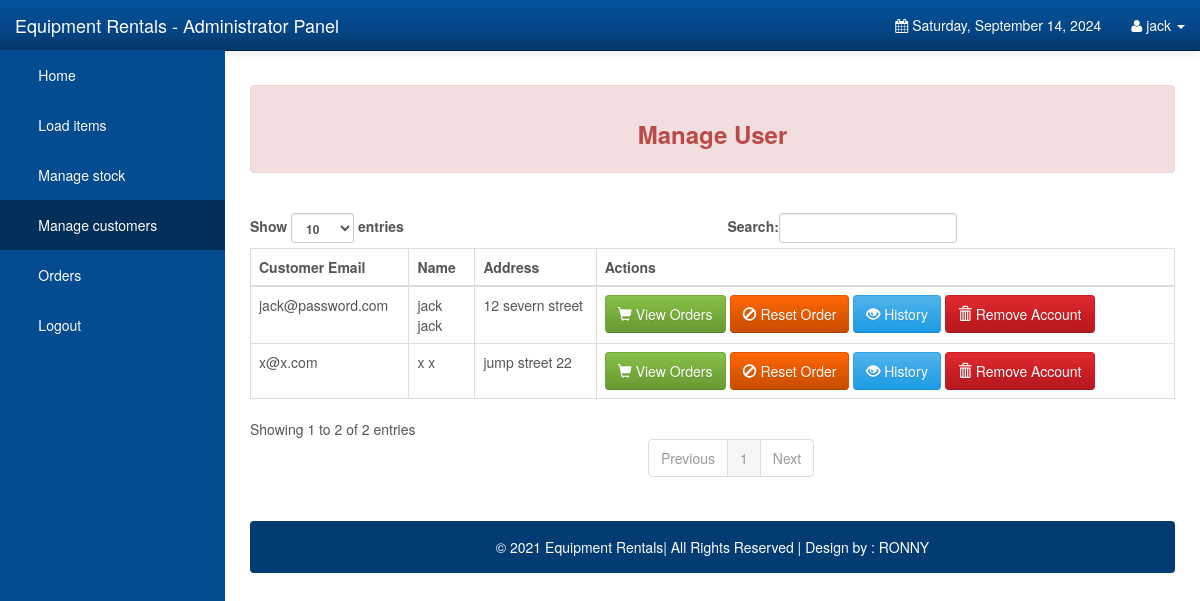
/Admin/customers.php (signed in), run on the app's committed database.
### tables this page shows
CREATE TABLE `users` (
  `user_id` int(11) NOT NULL,
  `user_email` varchar(1000) NOT NULL,
  `user_password` varchar(1000) NOT NULL,
  `user_firstname` varchar(1000) NOT NULL,
  `user_lastname` varchar(1000) NOT NULL,
  `user_address` varchar(1000) NOT NULL
);

### Admin/customers.php (the view, shortened to what this page needs)
<!DOCTYPE html>
<html lang="en">
<head>
    <link rel="stylesheet" type="text/css" href="bootstrap/css/bootstrap.min.css" />
    <link rel="stylesheet" type="text/css" href="font-awesome/css/font-awesome.min.css" />
    <link rel="stylesheet" type="text/css" href="css/local.css" />
</head>
<body>
    <div id="wrapper">
        <nav class="navbar navbar-inverse navbar-fixed-top" role="navigation">
            <div class="navbar-header">
                <a class="navbar-brand" href="index.php">Equipment Rentals - Administrator Panel</a>
            </div>
            <div class="collapse navbar-collapse navbar-ex1-collapse">
                <ul class="nav navbar-nav side-nav">
                    <li><a href="items.php"> &nbsp; &nbsp; &nbsp; Home</a></li>
					<li><a data-toggle="modal" data-target="#uploadModal"> &nbsp; &nbsp; &nbsp; Load items</a></li>
					<li><a href="items.php"> &nbsp; &nbsp; &nbsp; Manage stock</a></li>
					<li class="active"><a href="customers.php"> &nbsp; &nbsp; &nbsp; Manage customers</a></li>
					<li><a href="orderdetails.php"> &nbsp; &nbsp; &nbsp; Orders</a></li>
					<li><a href="logout.php"> &nbsp; &nbsp; &nbsp; Logout</a></li>
                </ul>
                <ul class="nav navbar-nav navbar-right navbar-user">
                    <li class="dropdown messages-dropdown">
                        <a href="#"><i class="fa fa-calendar"></i>  <?php
                            $Today=date('y:m:d');
                            $new=date('l, F d, Y',strtotime($Today));
                            echo $new; ?></a>
                    </li>
                     <li class="dropdown user-dropdown">
                        <a href="#" class="dropdown-toggle" data-toggle="dropdown"><i class="fa fa-user"></i> <?php   extract($_SESSION); echo $admin_username; ?><b class="caret"></b></a>
                    </li>
                </ul>
            </div>
        </nav>
        <div id="page-wrapper">
			 <div class="alert alert-danger">
                          <center> <h3><strong>Manage User</strong> </h3></center>
						  </div>
						  <br />
						  <div class="table-responsive">
            <table class="display table table-bordered" id="example" cellspacing="0" width="100%">
              <thead>
                <tr>
                  <th>Customer Email</th>
                  <th>Name</th>
				  <th>Address</th>
                  <th>Actions</th>
                </tr>
              </thead>
              <tbody>
			  <?php
include("config.php");
	$stmt = $DB_con->prepare('SELECT * FROM users');
	$stmt->execute();
	if($stmt->rowCount() > 0)
	{
		while($row=$stmt->fetch(PDO::FETCH_ASSOC))
		{
			extract($row);
			?>
                <tr>
                 <td><?php echo $user_email; ?></td>
				 <td><?php echo $user_firstname; ?> <?php echo $user_lastname; ?></td>
				 <td><?php echo $user_address; ?></td>
				 <td>
				 <a class="btn btn-success" href="view_orders.php?view_id=<?php echo $row['user_id']; ?>"><span class='glyphicon glyphicon-shopping-cart'></span> View Orders</a>
				  <a class="btn btn-warning" href="?order_id=<?php echo $row['user_id']; ?>" title="click for delete" onclick="return confirm('Are you sure to reset the customer items ordered?')">
				  <span class='glyphicon glyphicon-ban-circle'></span>
				  Reset Order</a>
				 <a class="btn btn-primary" href="previous_orders.php?previous_id=<?php echo $row['user_id']; ?>"><span class='glyphicon glyphicon-eye-open'></span> History</a>
                  <a class="btn btn-danger" href="?delete_id=<?php echo $row['user_id']; ?>" title="click for delete" onclick="return confirm('Are you sure to remove this customer?')">
				  <span class='glyphicon glyphicon-trash'></span>
				  Remove Account</a>
                  </td>
                </tr>
              <?php
		}
		echo "</tbody>";
		echo "</table>";
		echo "</div>";
		echo "<br />";
		echo '<div class="alert alert-default" style="background-color:#033c73;">
                       <p style="color:white;text-align:center;">
                       &copy 2021 Equipment Rentals| All Rights Reserved |  Design by : RONNY
						</p>
                    </div>
	</div>';
		echo "</div>";
	}
?>
	<br />
	<br />
</body>
</html>

### data on the page
users: user_email "x@x.com", user_firstname "x", user_lastname "x", user_address "jump street 22"
users: user_email "jack@password.com", user_firstname "jack", user_lastname "jack", user_address "12 severn street"

### other printed values
$admin_username "jack"
